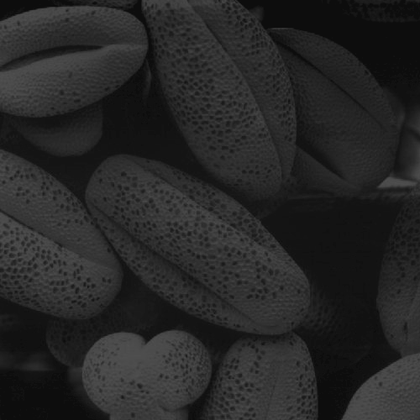
%> input picture lab4_a.tif, 420 x 420 px, shrunk from 500 x 500 before the run
$ octave l_4_Q_1.m   (GNU Octave 9; MATLAB toolbox functions it lacks are replaced by stand-ins)
%> lines starting %> are read from the running program, lines starting %| are printed output that depends on the picture
clc;
clear all;
pkg load image

a= imread('lab4_a.tif');
%> a is the input picture: size 420x420 uint8; min 10, max 81, mean 38.7

[r,c]=size(a)
%> r = 420; c = 420

freq=zeros(256);
%disp(freq);

for i = 1: r
  for j = 1 : c
    val = a(i,j) + 1;
    freq(val) = freq(val) + 1;
  end
end
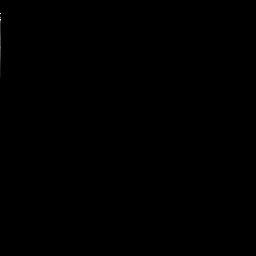
%> freq: size 256x256 double; min 0, max 10911, mean 2.7; drawn with min black and max white

%figure,
subplot(2,2,1),imhist(a);

subplot(2,2,2), plot(freq);
%> after `plot(freq)`:
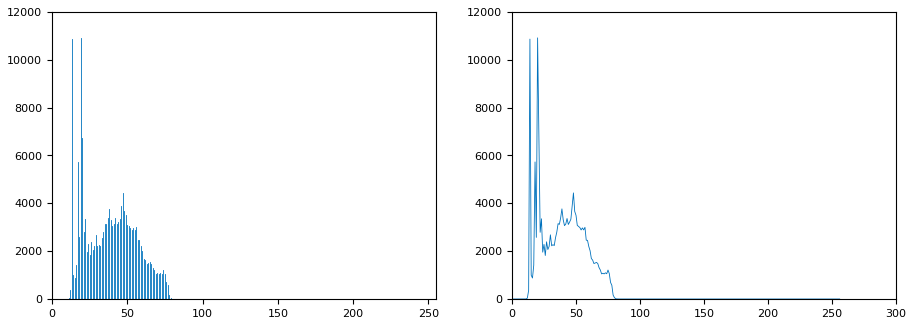
%> figure redrawn from the program's plot data, 2 panels; panel 1: highest point at x = 19, y = 10911; panel 2: curve peaks at x = 20, y = 10911
%plot(freq);

$ run again, with lab3_a.tif copied over lab4_a.tif
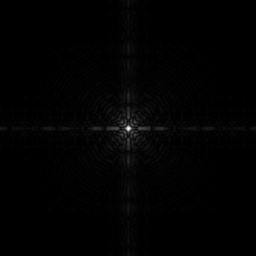
%> input picture lab3_a.tif, 256 x 256 px
%> a is the input picture: size 256x256 uint8; min 0, max 255, mean 2.1
%> `plot(freq)`:
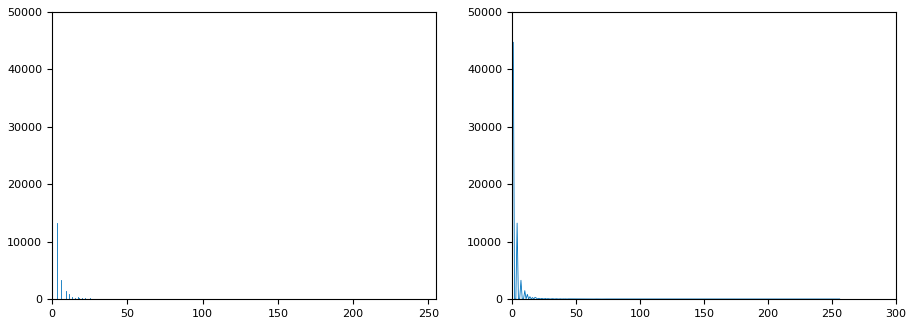
%> figure redrawn from the program's plot data, 2 panels; panel 1: highest point at x = 0, y = 44683; panel 2: curve peaks at x = 1, y = 44683
